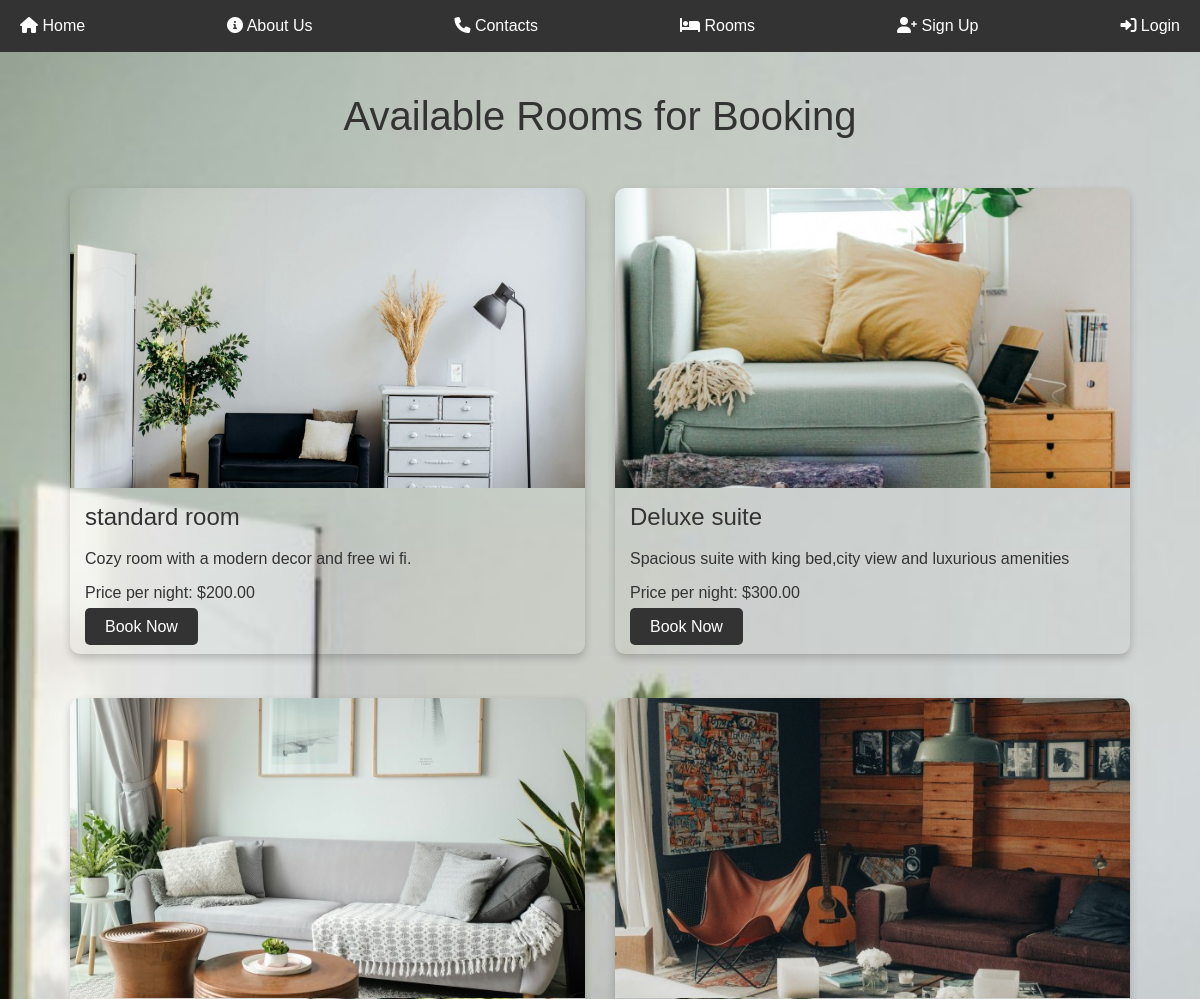
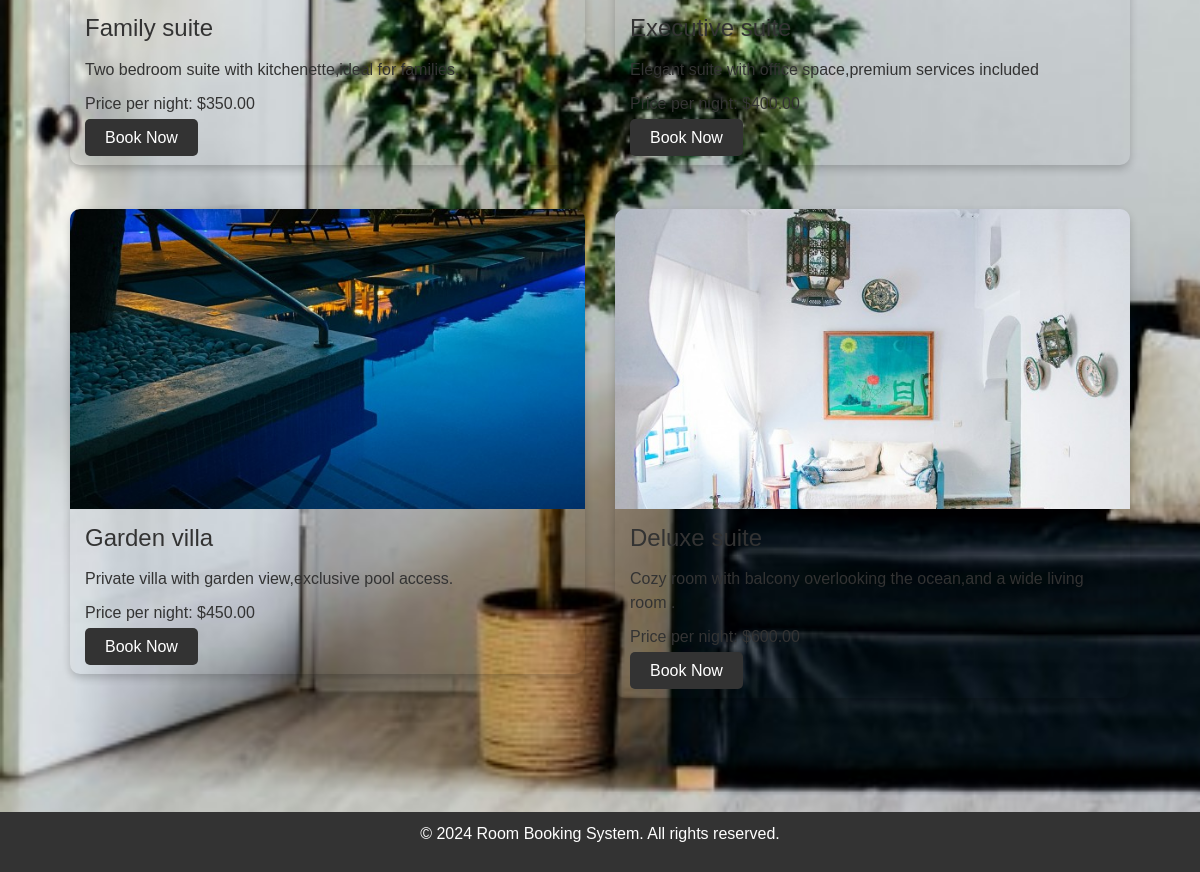
The page / on the database its author committed (2 pictures, top to bottom).
### tables this page shows
CREATE TABLE `rooms` (
  `room_id` int(11) NOT NULL,
  `room_type` varchar(255) NOT NULL,
  `price_per_night` decimal(10,2) NOT NULL,
  `description` text DEFAULT NULL,
  `availability` tinyint(1) DEFAULT 1,
  `image` varchar(255) NOT NULL
);

### index.php (the view, shortened to what this page needs)
<?php
include 'connection.php';
$sql = "SELECT * FROM rooms WHERE availability = TRUE";
$result = $conn->query($sql);
?>
<!DOCTYPE html>
<html lang="en">
<head>
    <link href="https://maxcdn.bootstrapcdn.com/bootstrap/4.5.2/css/bootstrap.min.css" rel="stylesheet">
    <link href="https://cdnjs.cloudflare.com/ajax/libs/font-awesome/6.0.0-beta3/css/all.min.css" rel="stylesheet">
</head>
<body>
    <header>
        <nav>
            <ul>
                <li><a href="index.php"><i class="fas fa-home"></i> Home</a></li>
                <li><a href="about.php"><i class="fas fa-info-circle"></i> About Us</a></li>
                <li><a href="contacts.php"><i class="fas fa-phone"></i> Contacts</a></li>
                <li><a href="rooms.php"><i class="fas fa-bed"></i> Rooms</a></li>
                <li style="float:right"><a href="#" onclick="showSignUpForm()"><i class="fas fa-user-plus"></i> Sign Up</a></li>
                <li style="float:right"><a href="#" onclick="showLoginForm()"><i class="fas fa-sign-in-alt"></i> Login</a></li>
            </ul>
        </nav>
    </header>
    <div class="container">
        <h1 class="text-center mb-5">Available Rooms for Booking</h1>
        <div class="row">
            <?php while($row = $result->fetch_assoc()): ?>
            <div class="col-lg-6 col-md-6 mb-4">
                <div class="room-card">
                    <img src="rooms_images/<?php echo htmlspecialchars($row['image']); ?>" alt="Room Image">
                    <div class="card-body">
                        <h2><?php echo htmlspecialchars($row['room_type']); ?></h2>
                        <p><?php echo htmlspecialchars($row['description']); ?></p>
                        <p>Price per night: $<?php echo htmlspecialchars($row['price_per_night']); ?></p>
                        <a href="bookings.php?room_id=<?php echo $row['room_id']; ?>">Book Now</a>
                    </div>
                </div>
            </div>
            <?php endwhile; ?>
        </div>
    </div>
    <footer>
        <p>&copy; 2024 Room Booking System. All rights reserved.</p>
    </footer>
</body>
</html>

### index.php (style rules this page uses)
body { font-family: Arial, sans-serif; background-image: url(room_images/image3.jpg); background-repeat: no-repeat; background-size: cover; color: #333; }
nav { background-color: #333; }
nav ul { list-style-type: none; margin: 0; padding: 0; display: flex; justify-content: space-between; }
nav ul li { padding: 14px 20px; }
nav ul li a { color: white; text-decoration: none; }
.container { padding: 40px; }
.room-card { box-shadow: 0 4px 8px 0 rgba(0, 0, 0, 0.2); transition: 0.3s; border-radius: 10px; overflow: hidden; margin-bottom: 20px; }
.room-card img { width: 100%; height: 300px; object-fit: cover; }
.room-card .card-body { padding: 15px; }
.room-card h2 { font-size: 1.5rem; margin-bottom: 15px; }
.room-card p { font-size: 1rem; margin-bottom: 10px; }
.room-card a { background-color: #333; color: white; padding: 10px 20px; text-decoration: none; border-radius: 5px; }
footer { text-align: center; padding: 10px 0; background-color: #333; color: white; margin-top: 30px; }

### rows shown on the page
rooms: image (picture), room_type "standard room", description "Cozy room with a modern decor and free wi fi.", price_per_night "200.00"
rooms: image (picture), room_type "Deluxe suite", description "Spacious suite with king bed,city view and luxurious amenities", price_per_night "300.00"
rooms: image (picture), room_type "Family suite", description "Two bedroom suite with kitchenette,ideal for families.", price_per_night "350.00"
rooms: image (picture), room_type "Executive suite", description "Elegant suite with office space,premium services included", price_per_night "400.00"
rooms: image (picture), room_type "Garden villa", description "Private villa with garden view,exclusive pool access.", price_per_night "450.00"
rooms: image (picture), room_type "Deluxe suite", description "Cozy room with balcony overlooking the ocean,and a wide living room .", price_per_night "600.00"
